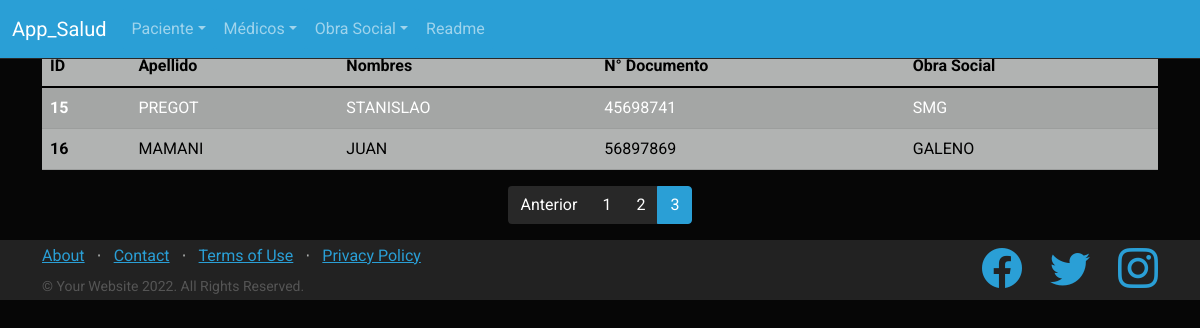
The app's page /app_salud/lista_pac?page=3 with its own data.
### app_salud/models.py (models this page shows)
class Paciente(models.Model):
    apellido=models.CharField(max_length=40)
    nombre=models.CharField(max_length=40)
    dni=models.IntegerField()
    fechaNac=models.DateField()
    obraSocial=models.CharField(max_length=40)
    afiliado=models.CharField(max_length=20)
    email=models.EmailField()

### app_salud/views.py (the view)
# urls.py: path("lista_pac", views.pacientes, name="lista_pac"),
def pacientes(request):
    paciente=Paciente.objects.all()
    page=request.GET.get("page",1)
    try:
        paginator=Paginator(paciente,5)
        paciente=paginator.page(page)
    except:
        raise Http404
    dicc={
        "entity" : paciente,
        "paginator" : paginator
    }
    plantilla=loader.get_template("lista_paciente.html")
    documento=plantilla.render(dicc)
    return HttpResponse(documento)

### app_salud/template/lista_paciente.html
{% extends "principal.html" %}
{% load static %}
{% block contenido %}
    <h4 class="text-warning bg-dark"> Listado de Pacientes </h4>
    <table  class="table table-dark table-striped">
        <thead>
          <tr>
            <th scope="col">ID</th>
            <th scope="col">Apellido</th>
            <th scope="col">Nombres</th>
            <th scope="col">N° Documento</th>
            <th scope="col">Obra Social</th>
          </tr>
        </thead>
        <tbody>
            {% for n in entity %}
          <tr class="text-uppercase">
            <th scope="row">{{n.id}} </th>
            <td>{{n.apellido}} </td>
            <td>{{n.nombre}} </td>
            <td>{{n.dni}} </td>
            <td>{{n.obraSocial}} </td>
          </tr>
            {% endfor %}
        </tbody>
      </table>
      <div>
          {% include 'paginator.html' %}
      </div>
{% endblock %}

### records on screen
Paciente: id "15", apellido "PREGOT", nombre "STANISLAO", dni "45698741", obraSocial "SMG"
Paciente: id "16", apellido "MAMANI", nombre "JUAN", dni "56897869", obraSocial "GALENO"

### other values on screen
{{ page }} "1" "2" "3"
